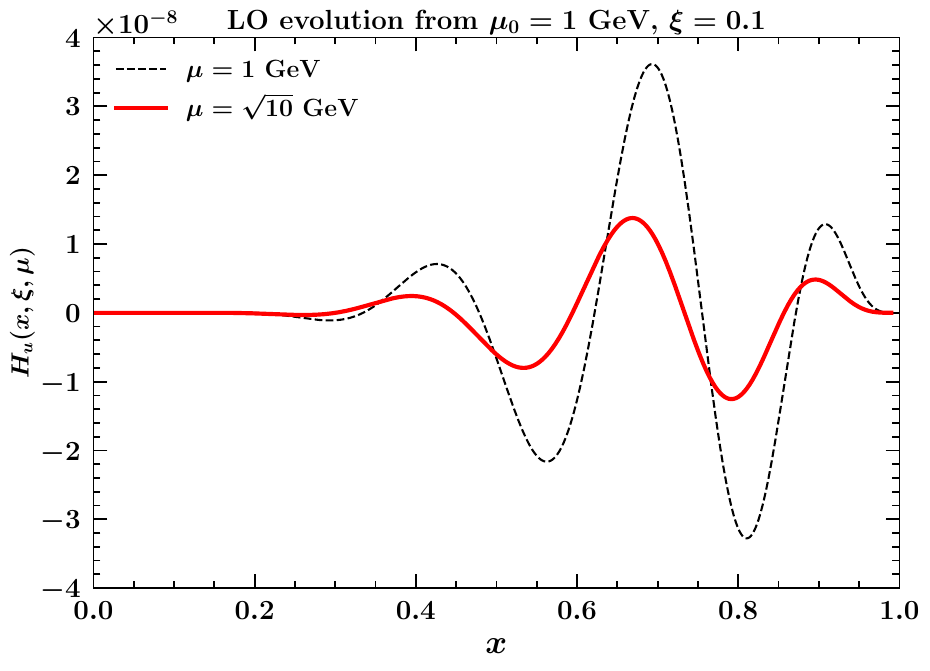

Write the Python code that produced this figure.
import numpy as np
import matplotlib.pyplot as plt
import MatplotlibSettings

# Loada data
data = np.loadtxt("GPDEvolutionGhost.dat")

plt.title(r"\textbf{LO evolution from $\mu_0=1$ GeV, $\xi=0.1$}", fontsize = 20)

plt.ylabel(r"$H_u(x,\xi,\mu)$", fontsize = 18)
plt.xlabel(r"\textbf{$x$}")
plt.xlim([0, 1])
plt.ylim([-0.00000004, 0.00000004])
plt.plot(data[:,0], data[:,1] / data[:,0], "k--", lw = 1.5, label = r"\textbf{$\mu=1$ GeV}")
plt.plot(data[:,0], data[:,2] / data[:,0], "r-", label = r"\textbf{$\mu=\sqrt{10}$ GeV}")
plt.legend(fontsize = 18)

plt.savefig("GPDEvolutionGhost.pdf")
plt.close()
